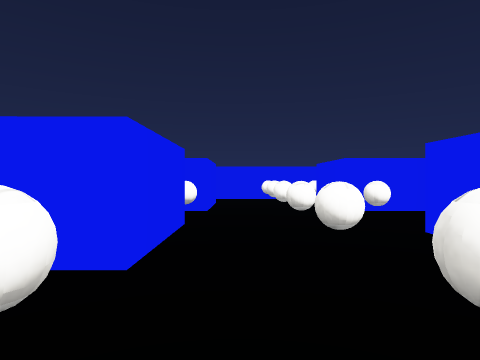
[1] (above)

18 first-person views from a walk through a 3-D level made in the Unity game engine. The camera is 0.54 m above the floor, looks level and sees 75° across. The floor is counted in squares, 1 m on a side. Each view is taken from the middle of a square. On the plan, view 1 faces up. The plan holds only what a view shows up to about 9 squares ahead; the rest is blank. The place goes on beyond the plan. The player character is not drawn. Surface patterns are stand-ins for the level's own textures.

[2]
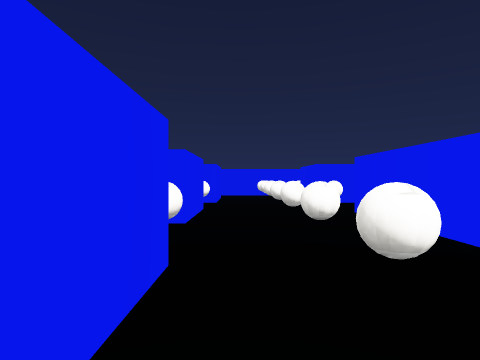

[3]
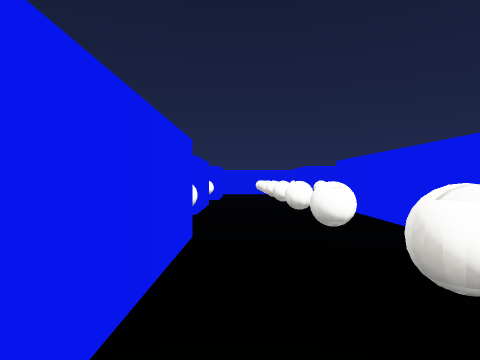

[4]
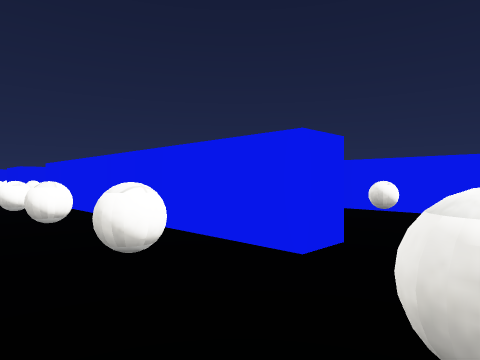

[5]
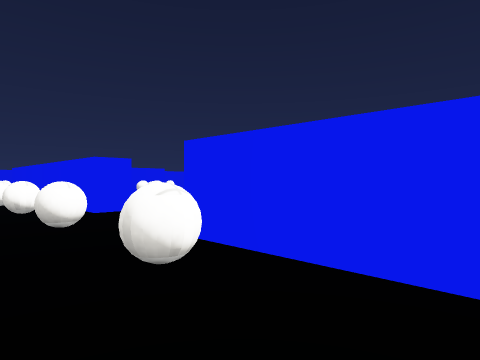

[6]
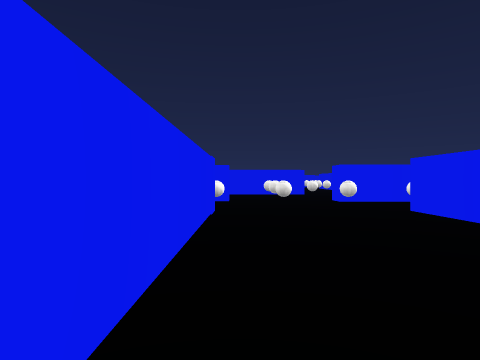

[7]
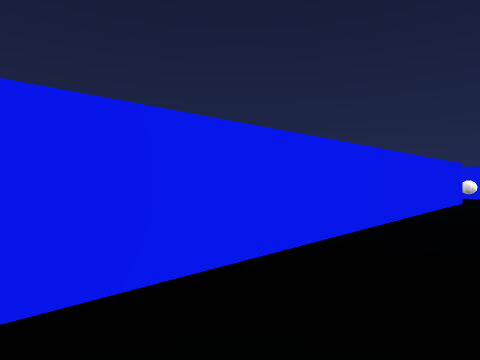

[8]
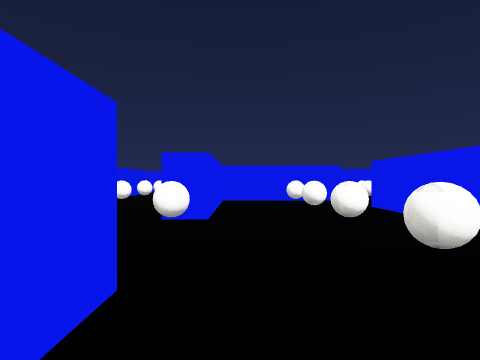

[9]
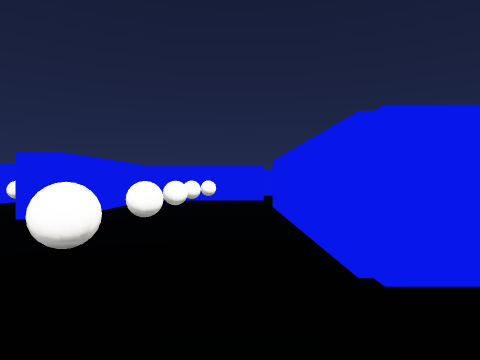

[10]
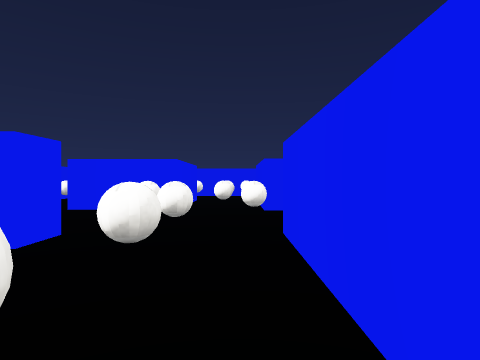

[11]
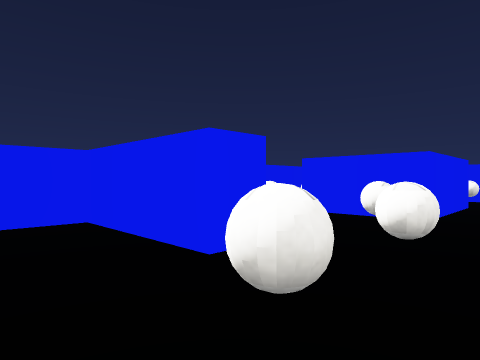

[12]
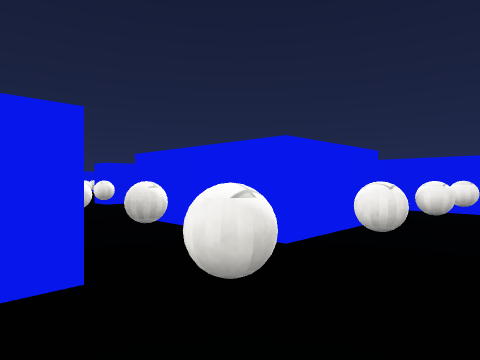

[13]
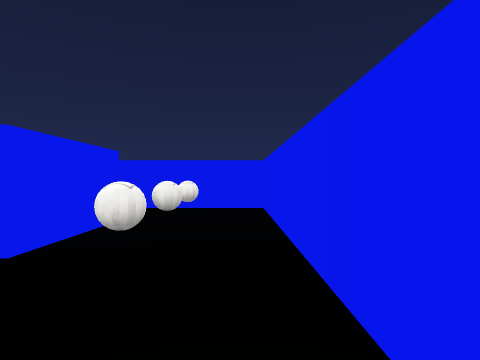

[14]
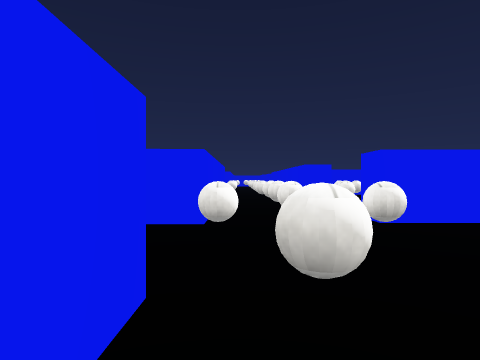

[15]
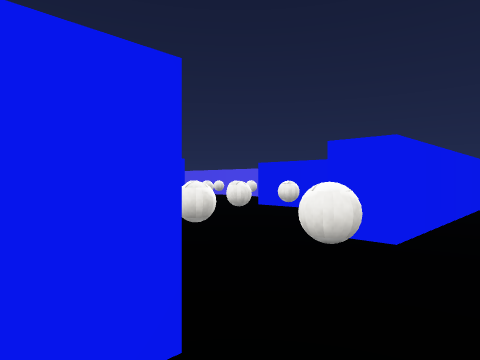

[16]
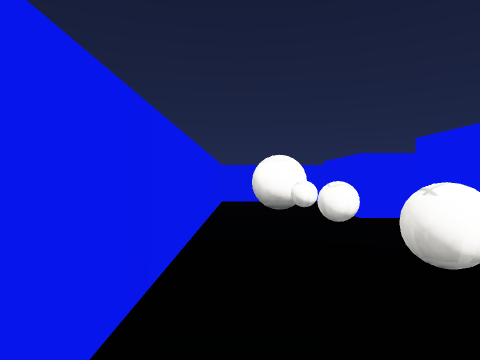

[17]
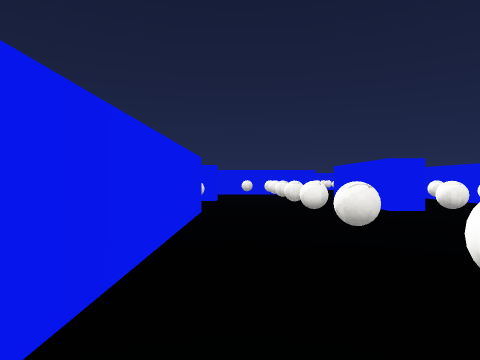

[18]
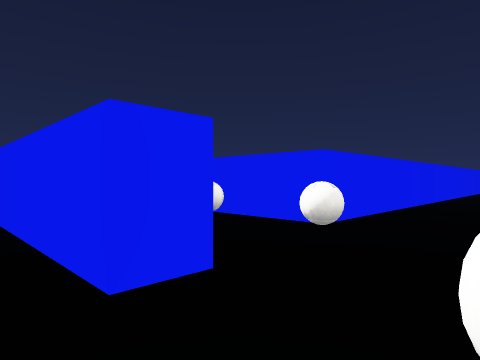

### Floor plan
Points are (right, up) in squares from view 1. A wall is a line through its corners. A room is listed if a view was taken in it or the views show most of it. See-through windows are left out.
Room 1 (views 1, 2, 3, 4, 5, 6, 7, 8, 9, 17, 18)
walls: (-7.7, -7) (-0.5, -7) (-0.5, -10); (-0.4, -3.5) (-8.9, -3.5); (-0.5, 0) (-0.5, -2.5); (1.8, -8.8) (1.8, -6.5) (2.4, -6.5) (2.4, -9.8); (5.7, -9.5) (5.7, -9); (6.2, -6.4) (5.7, -6.4) (5.7, -1.6); (5.6, 0.2) (2.4, 0.2) (2.4, -3.7) (1.8, -3.7) (1.8, 1.5)
ways out: opening at (-1, 1) to room 4; opening at (0.5, 2.5)
objects: other object (1, -8); other object (1, -6); other object (1, -5); other object (1, -3); other object (1, -2); other object (1, -1); other object (1, 1); other object (2, -5); other object (4, -9); other object (4, -8); other object (4, -6); other object (4, -5); other object (4, -3); other object (4, -2); other object (4, -1); other object (6, -8); other object (6, -1)
Room 2 (views 10, 11)
walls: (5.6, 3.2) (6.5, 3.2); (5.7, 2.8) (5.7, 3.5); (2.4, 3.2) (2.4, 0.8) (5.6, 0.8); (6.3, 5.4) (1.8, 5.4)
ways out: opening at (2, 4.5)
objects: other object (3, 4); other object (4, 2); other object (4, 3); other object (4, 4); other object (6, 4)
Room 3 (views 12, 13, 15)
walls: (-0.5, 6) (-0.5, 5.4); (1.8, 5.4) (1.8, 7.4); (-3.4, 5.4) (-3.4, 7.4); (-5.5, 8.2) (-5.5, 5.5)
ways out: opening at (-4.5, 6.5) to room 4; opening at (0.5, 6.5)
objects: other object (-4, 7); other object (1, 7); other object (1, 8); other object (2, 8)
Room 4 (views 14, 16)
walls: (-3.4, 1.8) (-3.4, 3.8) (-0.7, 3.8); (-5.5, 5.5) (-5.5, 0) (-1.9, 0); (-0.7, 1.9) (-1.5, 1.9); (-0.5, 5.4) (-3.4, 5.4)
ways out: opening at (-1, 1) to room 1; opening at (-4.5, 6.5) to room 3; opening at (-1, 5)
objects: other object (-4, 1); other object (-4, 2); other object (-4, 4); other object (-4, 5); other object (-3, 5); other object (-2, 1); other object (-1, 1); other object (-1, 5)

Where each view was taken, in squares from view 1:
view 1: 0 up, 0 right, facing up
view 2: 2 down, 0 right, facing up
view 3: 3 down, 0 right, facing up
view 4: 5 down, 0 right, facing up-right
view 5: 9 down, 0 right, facing up-right
view 6: 4 down, 6 left, facing right
view 7: 5 down, 9 left, facing up-right
view 8: 8 down, 3 right, facing up
view 9: 8 down, 5 right, facing up
view 10: 5 up, 5 right, facing left
view 11: 5 up, 4 right, facing down-left
view 12: 6 up, 5 left, facing down-right
view 13: 6 up, 5 left, facing down
view 14: 5 up, 2 left, facing right
view 15: 6 up, 1 right, facing down-right
view 16: 1 up, 5 left, facing up
view 17: 1 down, 5 right, facing down
view 18: 5 down, 3 right, facing down-left
